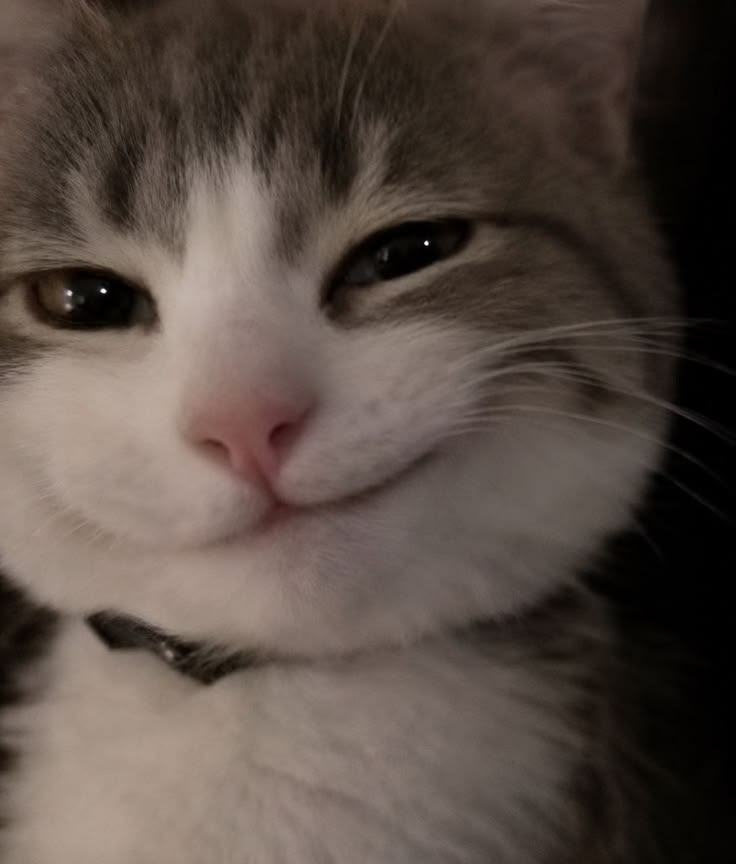
#> input picture python/prior/sample_image.jpg, 736 x 864 px
$ python preview_images.py
#> lines starting #> are read from the running program, lines starting #| are printed output that depends on the picture
### python/prior/lab_common.py
from pathlib import Path
from time import perf_counter
from statistics import median
import cv2

BASE = Path(__file__).resolve().parent
OUT = BASE / "results"
OUT.mkdir(exist_ok=True)


def load_images():
    first = BASE / "sample_image.jpg"
    if not first.exists():
        raise FileNotFoundError("Put a cat, landscape, or shapes photo named sample_image.jpg beside these scripts.")
    img1 = cv2.imread(str(first), cv2.IMREAD_GRAYSCALE)
#> img1: shape (864, 736); min 0, max 255, mean 78
    if img1 is None:
        raise ValueError("Cannot read sample_image.jpg")
    scale = min(1.0, 800 / max(img1.shape))
#> scale = 0.926
    if scale < 1:
        img1 = cv2.resize(img1, None, fx=scale, fy=scale, interpolation=cv2.INTER_AREA)
#> img1: shape (800, 681)
    second = BASE / "sample_image2.jpg"
    if second.exists():
        img2 = cv2.imread(str(second), cv2.IMREAD_GRAYSCALE)
        if img2 is None:
            raise ValueError("Cannot read sample_image2.jpg")
    else:
        h, w = img1.shape
#> h = 800; w = 681
        matrix = cv2.getRotationMatrix2D((w / 2, h / 2), 0, 0.85)
#> matrix = [[0.85, 0, 51.08], [0, 0.85, 60]]
        matrix[:, 2] += (15, 10)
        img2 = cv2.warpAffine(img1, matrix, (w, h), borderValue=255)
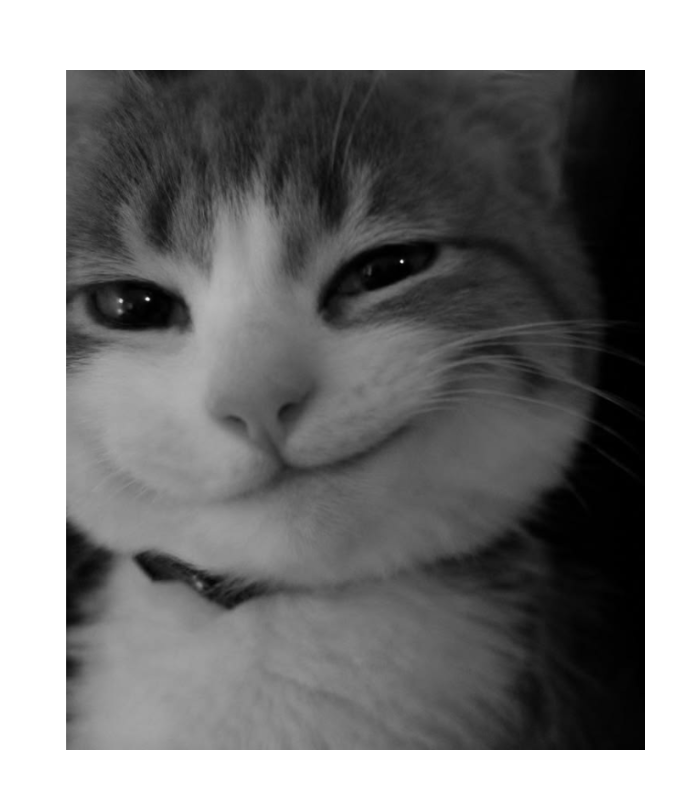
#> img2: shape (800, 681); min 0, max 255, mean 127.1
    cv2.imwrite(str(OUT / "input1.png"), img1)
    cv2.imwrite(str(OUT / "input2.png"), img2)
    return img1, img2


# [36 lines left out: functions make_surf, evaluate, save_matches, not called in this run]

### python/prior/preview_images.py
from lab_common import cv2, load_images


def main():
    img1, img2 = load_images()
    print("Loaded sample_image.jpg: the Pinterest cat photograph.")
    print("Image 1 shape:", img1.shape)
#| Image 1 shape: (800, 681)
    print("Image 2 shape:", img2.shape)
#| Image 2 shape: (800, 681)
    print("Image 2 is a scaled and shifted copy unless sample_image2.jpg exists.")
    print("This preview checks image loading; it does not run SURF.")
    print("Click an image window, then press any key to close both windows.")

    for title, image in [
        ("Image 1 - Cat", img1),
        ("Image 2 - Matching input", img2),
    ]:
        cv2.namedWindow(title, cv2.WINDOW_NORMAL)
        cv2.resizeWindow(title, 550, 650)
        cv2.imshow(title, image)
#> this loop made 2 passes
#> title on passes 1 to 2: 'Image 1 - Cat', 'Image 2 - Matching input'

    cv2.waitKey(0)
    cv2.destroyAllWindows()


if __name__ == "__main__":
    main()
